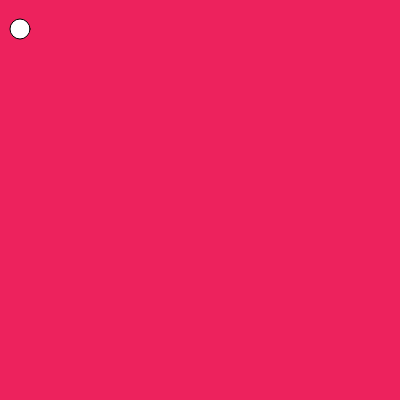
Frame 1 (no input)
Frame 60 (no input): identical to frame 1, image omitted
Frame 120 (the mouse pressed at the canvas centre since frame 60): identical to frame 1, image omitted

The p5.js sketch that drew this single still picture (run headless with seeded random() and noise() and a simulated clock; from frame 60 on, the mouse is pressed at the canvas centre):

// p5.js sketch
// ── sketch.js
function setup() {
  createCanvas(400, 400);
}

function draw() {
  background(237, 34, 93);
  ellipse(20,29,20,20);


}
